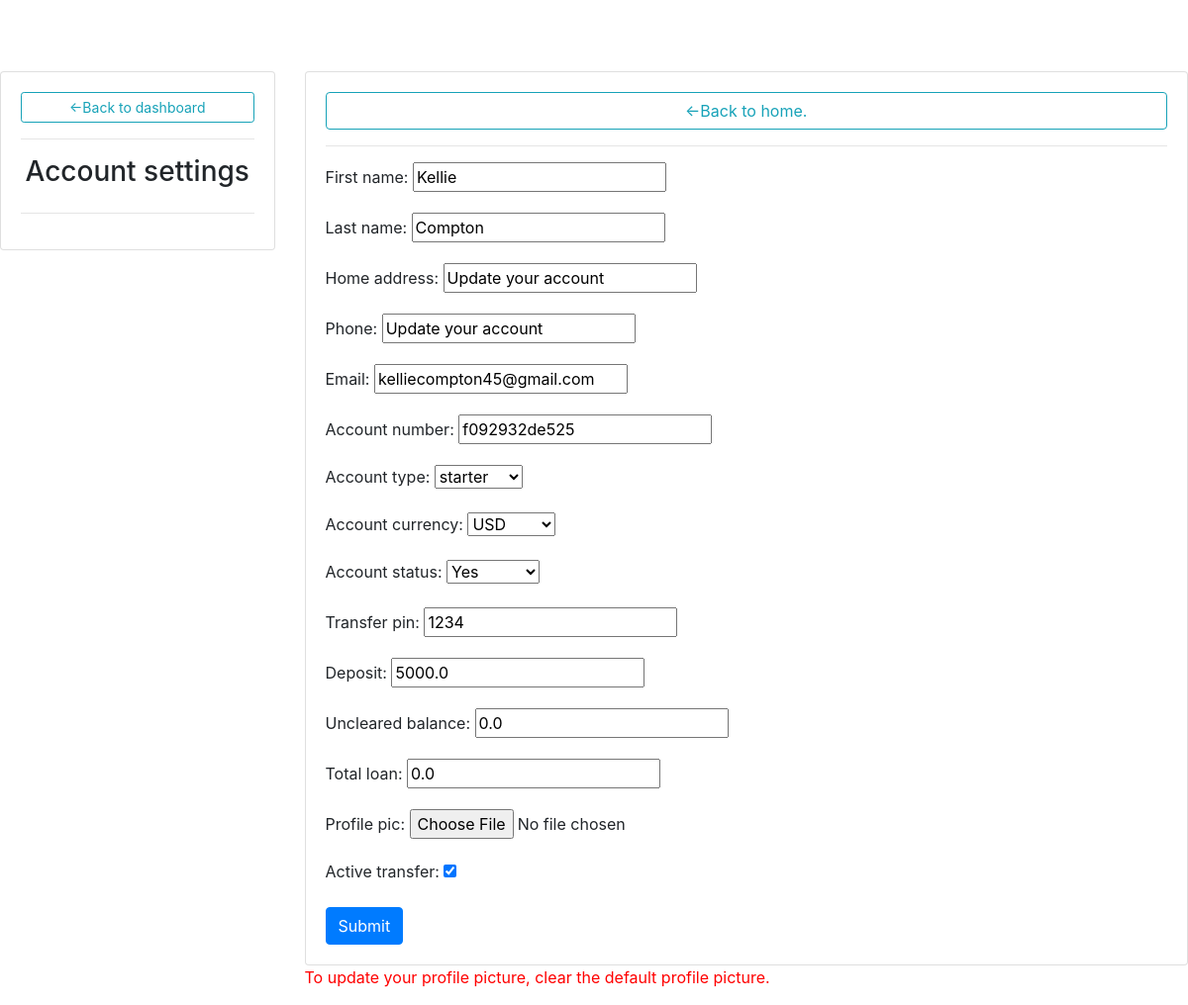
The page /admingotouserprofile/6/ (signed in) on the database its author committed.
### nattyapp/models.py (models this page shows, shortened)
class Client(models.Model):
	TYPE=(
		('starter', 'starter'),
		('savings', 'savings'),
		('standard', 'standard'),
		('premium', 'premium'),
		('current', 'current'),
		)
	CURRENCY= (
	    ('USD', 'USD'),
	    ('EUR', 'EUR'),
	    ('CAD', 'CAD'),
	    ('GBP', 'GBP'),
	    )
	user= models.OneToOneField(User, null=True, on_delete=models.CASCADE)
	first_name= models.CharField(max_length=200, null=True)
	last_name= models.CharField(max_length=200, null=True)
	home_address= models.CharField(default="Update your account", max_length=200, null=True)
	phone= models.CharField(default="Update your account", max_length=200, null=True)
	email= models.CharField(max_length=200, null=True)
	account_number= models.CharField(max_length=12, blank=True)
	account_type= models.CharField(max_length= 200, null=True, choices=TYPE, default='starter')
	account_currency= models.CharField(max_length=200, null=True, blank=True, choices=CURRENCY, default='EUR')
	account_status= models.BooleanField(default=True, null=True, blank=True)
	transfer_pin= models.CharField(max_length= 4, null=True, blank=True)
	deposit= models.FloatField(default=0, null=True, blank=True)
	uncleared_balance= models.FloatField(default=0, null=True)
	total_loan= models.FloatField(default=0, null=True)
	profile_pic= models.ImageField(null=True, blank=True)
	active_transfer= models.BooleanField(default=True)
	date_created= models.DateTimeField(auto_now_add=True, null=True)
	@property
	def profile_picUrl(self):
		try:
			url= self.profile_pic.url
		except:
			url=''
		return url

### nattyapp/views.py (the view)
# urls.py: path('admingotouserprofile/<str:pk>/', views.admingotouserprofile, name='admingotouserprofile'),
@login_required(login_url='clientsignin')
@staff_member_required
def admingotouserprofile(request, pk):
	client= Client.objects.get(id=pk)
	form= ClientForm(instance=client)
	if request.method=='POST':
		form= ClientForm(request.POST, request.FILES, instance=client)
		if form.is_valid():
			form.save()
	context= {'form':form}
	return render(request, 'nattyapp/admingotouserprofilepage.html', context)

### nattyapp/forms.py
class ClientForm(ModelForm):
	class Meta:
		model= Client
		fields= '__all__'
		exclude=['user']

### nattyapp/templates/nattyapp/admingotouserprofilepage.html (shortened to what this page needs)
<!DOCTYPE html>
{% load static %}
<html>
   <head>
      <link rel="stylesheet" href="https://stackpath.bootstrapcdn.com/bootstrap/4.1.3/css/bootstrap.min.css">
      <link rel="stylesheet" href="https://use.fontawesome.com/releases/v5.6.1/css/all.css">
   </head>
   <body>
      <br>
      <br>
      <br>
      <div class="row">
         <div class="col-md-3">
            <div class="card card-body">
               <a href="{% url 'admindashboard' %}" class="btn btn-outline-info btn-sm">&#8592;Back to dashboard</a>
               <hr>
               <h3 style="text-align: center;">Account settings</h3>
               <hr>
            </div>
         </div>
         <div class="col-md-9">
            <div class="card card-body">
               <a href="{% url 'home' %}" class="btn btn-outline-info">&#8592;Back to home.</a>
               <hr>
               <form method="Post" action="" enctype='multipart/form-data'>
                  {{form.as_p}}
                  <input type="submit" class="btn btn-primary" name="Update information">
               </form>
            </div>
            <p style="color: red;">To update your profile picture, clear the default profile picture.</p>
         </div>
      </div>
   </body>
</html>

### rows shown on the page
Client: first_name "Kellie", last_name "Compton", home_address "Update your account", phone "Update your account", email "kelliecompton45@gmail.com", account_number "f092932de525", account_type "starter", account_currency "USD", account_status "Yes", transfer_pin "1234", deposit "5000.0", uncleared_balance "0.0", total_loan "0.0", active_transfer "☑"
